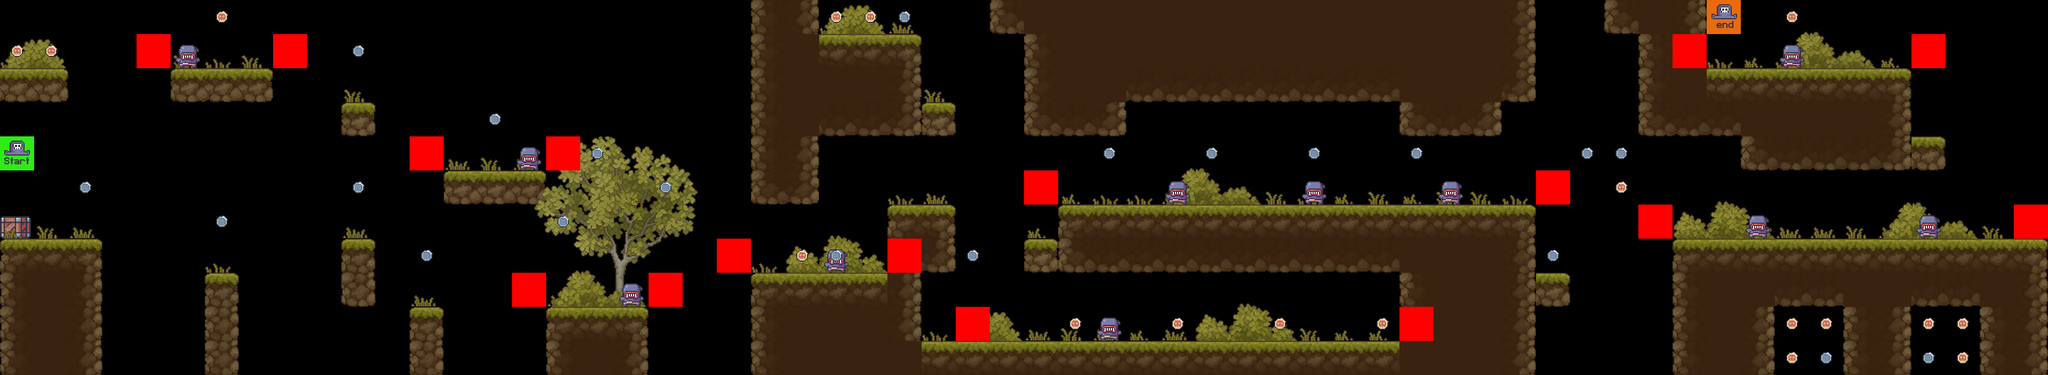

A 2D game scene composited from a Tiled map and its tileset images. What follows is a short description and the map's XML, with each tile layer's data collapsed to a summary:
An orthogonal 60x11 tile map with 64x64 px tiles, 9 tile layers (terrain, crates, player, grass, ...), 8 tilesets.

<map version="1.8" tiledversion="1.8.3" orientation="orthogonal" renderorder="right-down" width="60" height="11" tilewidth="64" tileheight="64" infinite="0" nextlayerid="11" nextobjectid="1">
 <editorsettings>
  <export target="../0/level_6..csv" format="csv" />
 </editorsettings>
 <tileset firstgid="1" source="../../lvl3/tilesets/terrain_tiles.tsx" />
 <tileset firstgid="17" source="../../lvl3/tilesets/crate_tiles.tsx" />
 <tileset firstgid="18" source="../../lvl3/tilesets/enemy_tile.tsx" />
 <tileset firstgid="20" source="../../lvl3/tilesets/player_tiles.tsx" />
 <tileset firstgid="22" source="../../lvl3/tilesets/grass_lvl3.tsx" />
 <tileset firstgid="26" source="../../lvl3/tilesets/tree_tiles.tsx" />
 <tileset firstgid="76" source="../../lvl3/tilesets/bush_tiles.tsx" />
 <tileset firstgid="96" source="../../lvl3/tilesets/coin_tiles.tsx" />
 <layer id="1" name="terrain" width="60" height="11">
  <data>[660 cells, 246 non-empty, 16 distinct tile ids]</data>
 </layer>
 <layer id="4" name="crates" width="60" height="11">
  <data>[660 cells, 3 non-empty, 1 distinct tile ids]</data>
 </layer>
 <layer id="7" name="player" width="60" height="11">
  <data>[660 cells, 2 non-empty, 2 distinct tile ids]</data>
 </layer>
 <layer id="8" name="grass" width="60" height="11">
  <data>[660 cells, 74 non-empty, 4 distinct tile ids]</data>
 </layer>
 <layer id="9" name="trees" width="60" height="11">
  <data>[660 cells, 30 non-empty, 30 distinct tile ids]</data>
 </layer>
 <layer id="10" name="bushes" width="60" height="11">
  <data>[660 cells, 45 non-empty, 13 distinct tile ids]</data>
 </layer>
 <layer id="6" name="constraints" width="60" height="11">
  <data>[660 cells, 16 non-empty, 1 distinct tile ids]</data>
 </layer>
 <layer id="5" name="enemies" width="60" height="11">
  <data>[660 cells, 11 non-empty, 1 distinct tile ids]</data>
 </layer>
 <layer id="2" name="coins" width="60" height="11">
  <data>[660 cells, 39 non-empty, 2 distinct tile ids]</data>
 </layer>
</map>
